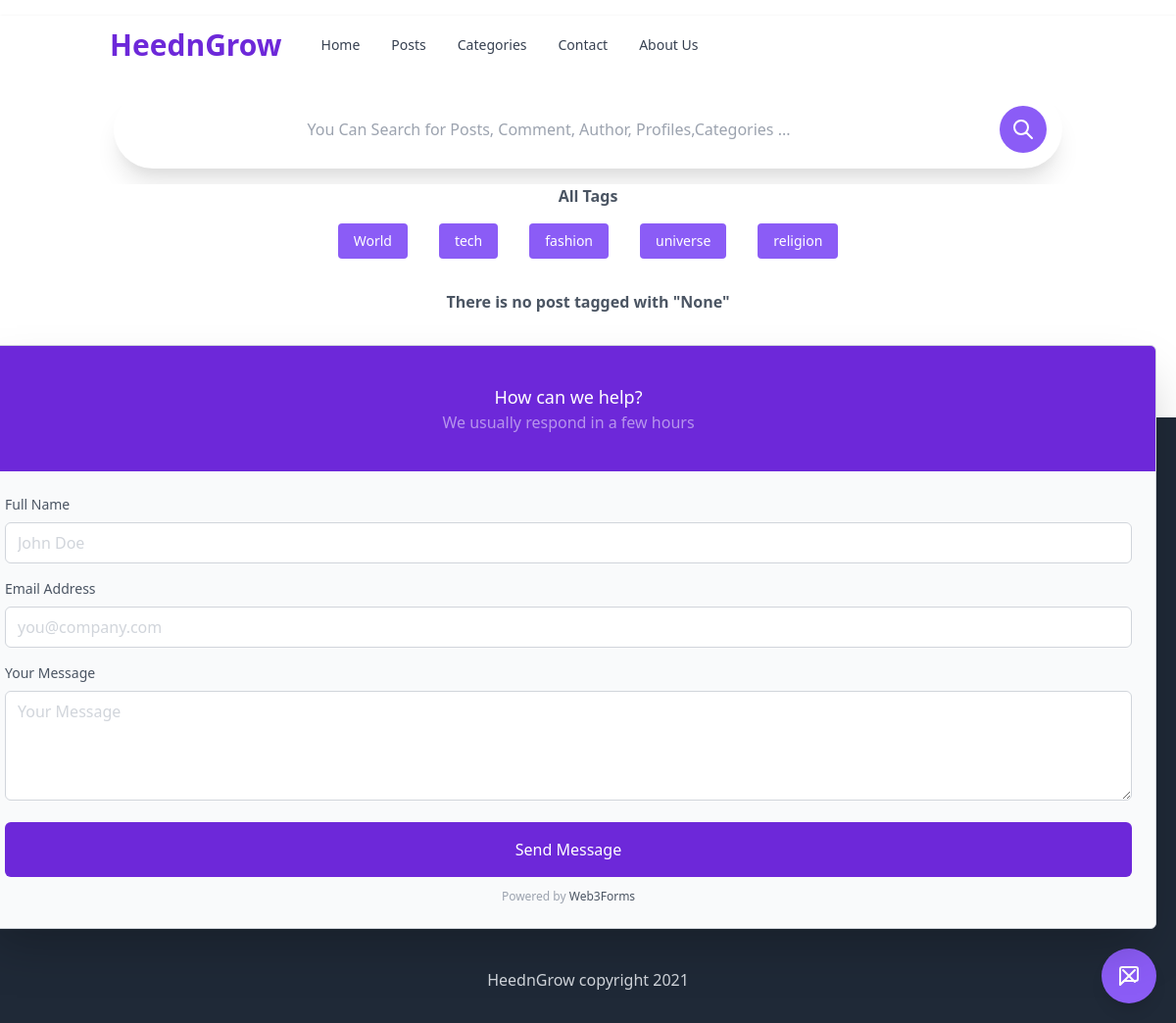
The app's page /explore/tags/ with its own data.
### blog/models.py (models this page shows)
class Tags(models.Model):
    tag_name = models.CharField(max_length=50)
    created_date = models.DateTimeField(default=timezone.now)
    def __str__(self):
        return self.tag_name

### blog/views.py (the view, shortened to what this page needs)
# urls.py: path('explore/tags/',ExploreTagView.as_view(),name='tag'),
class ExploreTagView(View):
    def get(self,request,*args,**kwargs):
        query = self.request.GET.get('tag_query')
        tag = Tags.objects.filter(tag_name=query).first()
        tags = Tags.objects.all()
        if tags:
            posts = Post.objects.filter(tags__in =[tag])
        context ={
        'query':query,
        'tags':tags,
        'tag':tag,
        'posts':posts,
        }
        return render(request,'blog/tags.html',context)

### blog/templates/blog/tags.html (shortened to what this page needs)
{% extends "blog/base.html" %}
{% block content %}
<p class="text-medium font-bold mx-auto text-center text-gray-600">All Tags</p>
<form action="{% url 'tag'%}" method="GET">
<div class="flex flex-wrap justify-center items-center mt-4">
  {% for tag in tags%}
  <div class="text-sm justify-center py-2 px-4  font-thin mx-4 text-white text-center justify-center rounded bg-purple-500">
    {{tag}}
  </div>
  {% endfor %}
</div>
{% for post in posts %}
<div class="mt-6">
    <div class="max-w-4xl px-10 py-6 mx-auto bg-white rounded-lg shadow-md">
        <div class="flex items-center justify-between"><span class="font-light text-gray-600">{{post.created_date}}</span><a href="{% url 'categories' %}"
                class="px-2 py-1 font-bold text-gray-100 bg-purple-600 rounded hover:bg-purple-500">{{tag}}</a>
        </div>
        <div class="mt-2"><a href="{% url 'blog_detail' post.pk %}"
                class="text-2xl font-bold text-gray-700 hover:underline">{{post.title}}</a>
            <p class="mt-2 text-gray-600">{{post.body|safe|truncatewords:30}}</p>
        </div>
        <div class="flex items-center justify-between mt-4"><a href="{% url 'blog_detail' post.pk %}"
                class="text-blue-500 hover:underline">Read more</a>
            <div><a href="{% url 'profile' post.author.profile.pk %}" class="flex items-center"><img
                        src="{{post.author.profile.avi}}"
                        alt="avatar" class="hidden object-cover w-10 h-10 mx-4 rounded-full sm:block">
                    <h1 class="font-bold text-gray-700 hover:underline">{{post.author.profile.name}}</h1>
                </a></div>
        </div>
    </div>
</div>
{% empty %}
<p class="text-medium my-8 font-bold mx-auto text-center text-gray-600">There is no post tagged with {% if tag %} "{{tag}}" {% else %} "{{query}}" {% endif %}</p>
{% endfor %}
{% endblock content %}

### records on screen
Tags: tag_name "World"
Tags: tag_name "tech"
Tags: tag_name "fashion"
Tags: tag_name "universe"
Tags: tag_name "religion"

### other values on screen
{{ query }} "None"
